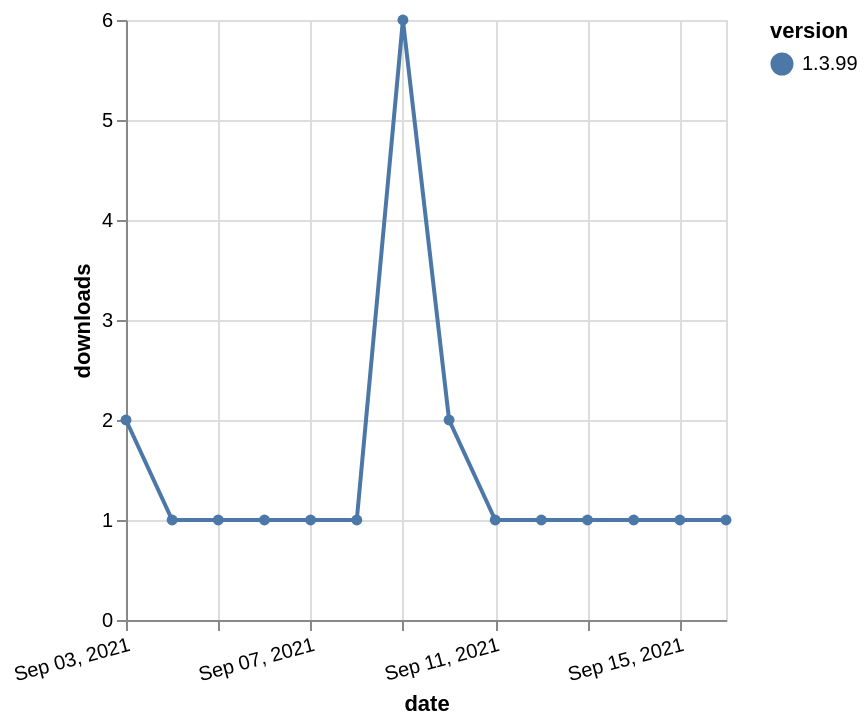

Here is the Vega-Lite specification saved for this chart:
### Vega-Lite specification from a JSON file in a GitHub repository (floating-point values rounded to 4 significant figures)
{"$schema": "https://vega.github.io/schema/vega-lite/v5.json", "description": "A simple bar chart with embedded data.", "data": {"values": [{"date": "2021-09-03", "total": 495, "delta": 2, "version": "1.3.99"}, {"date": "2021-09-04", "total": 496, "delta": 1, "version": "1.3.99"}, {"date": "2021-09-05", "total": 497, "delta": 1, "version": "1.3.99"}, {"date": "2021-09-06", "total": 498, "delta": 1, "version": "1.3.99"}, {"date": "2021-09-07", "total": 499, "delta": 1, "version": "1.3.99"}, {"date": "2021-09-08", "total": 500, "delta": 1, "version": "1.3.99"}, {"date": "2021-09-09", "total": 506, "delta": 6, "version": "1.3.99"}, {"date": "2021-09-10", "total": 508, "delta": 2, "version": "1.3.99"}, {"date": "2021-09-11", "total": 509, "delta": 1, "version": "1.3.99"}, {"date": "2021-09-12", "total": 510, "delta": 1, "version": "1.3.99"}, {"date": "2021-09-13", "total": 511, "delta": 1, "version": "1.3.99"}, {"date": "2021-09-14", "total": 512, "delta": 1, "version": "1.3.99"}, {"date": "2021-09-15", "total": 513, "delta": 1, "version": "1.3.99"}, {"date": "2021-09-16", "total": 514, "delta": 1, "version": "1.3.99"}]}, "width": "container", "mark": {"type": "line", "point": {"filled": true}}, "encoding": {"x": {"field": "date", "type": "temporal", "timeUnit": "yearmonthdate", "title": "date", "axis": {"labelAngle": -15}}, "y": {"field": "delta", "type": "quantitative", "title": "downloads"}, "color": {"field": "version", "type": "nominal"}, "tooltip": {"field": "delta"}}}
